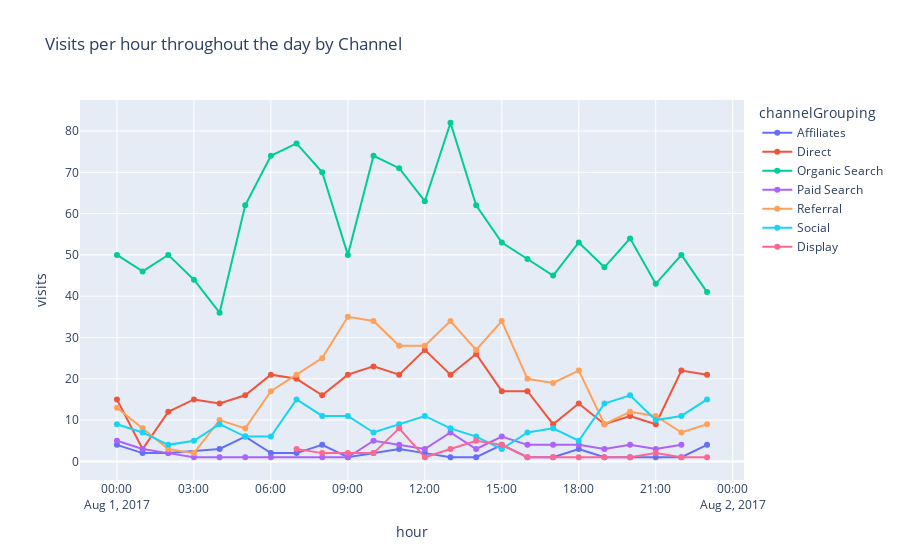

Notebook source saved alongside this figure:
### Markdown cell above
![newplot (2)](newplot%20(2).png)

### Code cell
# Initialize timezone for further conversion
df_clean['visitStartTime'] = df_clean['visitStartTime'].dt.tz_localize('utc')

# Convert the 'visitStartTime' column to the 'America/Los_Angeles' timezone
df_clean['visitStartTime'] = df_clean['visitStartTime'].dt.tz_convert('America/Los_Angeles')

# Create a new column 'hour' by extracting the hour from 'visitStartTime' and converting it to a period of type 'H' (hourly)
df_clean['hour'] = df_clean['visitStartTime'].dt.to_period('H')

# Group the data by 'hour' and 'channelGrouping', count the number of visits in each group, and reset the index to make 'visits' a column
visits_per_month = df_clean.groupby(['hour', 'channelGrouping']).size().reset_index(name='visits')

# Convert the 'hour' column to string to facilitate plotting
visits_per_month['hour'] = visits_per_month['hour'].astype(str)

# Plot the number of visits per hour throughout the day for each channel grouping using a line chart with markers
px.line(visits_per_month, x='hour', y='visits', color='channelGrouping', title='Visits per hour throughout the day by Channel', markers=True)

### Figure 1 — Plotly figure (JSON) as saved in the notebook; plotly's stock layout.template omitted (floating-point values rounded to 4 significant figures)
{"data": [{"hovertemplate": "channelGrouping=Affiliates<br>hour=%{x}<br>visits=%{y}<extra></extra>", "legendgroup": "Affiliates", "line": {"color": "#636efa", "dash": "solid"}, "marker": {"symbol": "circle"}, "mode": "markers+lines", "name": "Affiliates", "orientation": "v", "showlegend": true, "x": ["2017-08-01 00:00", "2017-08-01 01:00", "2017-08-01 02:00", "2017-08-01 04:00", "2017-08-01 05:00", "2017-08-01 06:00", "2017-08-01 07:00", "2017-08-01 08:00", "2017-08-01 09:00", "2017-08-01 10:00", "2017-08-01 11:00", "2017-08-01 12:00", "2017-08-01 13:00", "2017-08-01 14:00", "2017-08-01 15:00", "2017-08-01 16:00", "2017-08-01 17:00", "2017-08-01 18:00", "2017-08-01 19:00", "2017-08-01 20:00", "2017-08-01 21:00", "2017-08-01 22:00", "2017-08-01 23:00"], "xaxis": "x", "y": [4, 2, 2, 3, 6, 2, 2, 4, 1, 2, 3, 2, 1, 1, 4, 1, 1, 3, 1, 1, 1, 1, 4], "yaxis": "y", "type": "scatter"}, {"hovertemplate": "channelGrouping=Direct<br>hour=%{x}<br>visits=%{y}<extra></extra>", "legendgroup": "Direct", "line": {"color": "#EF553B", "dash": "solid"}, "marker": {"symbol": "circle"}, "mode": "markers+lines", "name": "Direct", "orientation": "v", "showlegend": true, "x": ["2017-08-01 00:00", "2017-08-01 01:00", "2017-08-01 02:00", "2017-08-01 03:00", "2017-08-01 04:00", "2017-08-01 05:00", "2017-08-01 06:00", "2017-08-01 07:00", "2017-08-01 08:00", "2017-08-01 09:00", "2017-08-01 10:00", "2017-08-01 11:00", "2017-08-01 12:00", "2017-08-01 13:00", "2017-08-01 14:00", "2017-08-01 15:00", "2017-08-01 16:00", "2017-08-01 17:00", "2017-08-01 18:00", "2017-08-01 19:00", "2017-08-01 20:00", "2017-08-01 21:00", "2017-08-01 22:00", "2017-08-01 23:00"], "xaxis": "x", "y": [15, 3, 12, 15, 14, 16, 21, 20, 16, 21, 23, 21, 27, 21, 26, 17, 17, 9, 14, 9, 11, 9, 22, 21], "yaxis": "y", "type": "scatter"}, {"hovertemplate": "channelGrouping=Organic Search<br>hour=%{x}<br>visits=%{y}<extra></extra>", "legendgroup": "Organic Search", "line": {"color": "#00cc96", "dash": "solid"}, "marker": {"symbol": "circle"}, "mode": "markers+lines", "name": "Organic Search", "orientation": "v", "showlegend": true, "x": ["2017-08-01 00:00", "2017-08-01 01:00", "2017-08-01 02:00", "2017-08-01 03:00", "2017-08-01 04:00", "2017-08-01 05:00", "2017-08-01 06:00", "2017-08-01 07:00", "2017-08-01 08:00", "2017-08-01 09:00", "2017-08-01 10:00", "2017-08-01 11:00", "2017-08-01 12:00", "2017-08-01 13:00", "2017-08-01 14:00", "2017-08-01 15:00", "2017-08-01 16:00", "2017-08-01 17:00", "2017-08-01 18:00", "2017-08-01 19:00", "2017-08-01 20:00", "2017-08-01 21:00", "2017-08-01 22:00", "2017-08-01 23:00"], "xaxis": "x", "y": [50, 46, 50, 44, 36, 62, 74, 77, 70, 50, 74, 71, 63, 82, 62, 53, 49, 45, 53, 47, 54, 43, 50, 41], "yaxis": "y", "type": "scatter"}, {"hovertemplate": "channelGrouping=Paid Search<br>hour=%{x}<br>visits=%{y}<extra></extra>", "legendgroup": "Paid Search", "line": {"color": "#ab63fa", "dash": "solid"}, "marker": {"symbol": "circle"}, "mode": "markers+lines", "name": "Paid Search", "orientation": "v", "showlegend": true, "x": ["2017-08-01 00:00", "2017-08-01 01:00", "2017-08-01 02:00", "2017-08-01 03:00", "2017-08-01 04:00", "2017-08-01 05:00", "2017-08-01 06:00", "2017-08-01 08:00", "2017-08-01 09:00", "2017-08-01 10:00", "2017-08-01 11:00", "2017-08-01 12:00", "2017-08-01 13:00", "2017-08-01 14:00", "2017-08-01 15:00", "2017-08-01 16:00", "2017-08-01 17:00", "2017-08-01 18:00", "2017-08-01 19:00", "2017-08-01 20:00", "2017-08-01 21:00", "2017-08-01 22:00"], "xaxis": "x", "y": [5, 3, 2, 1, 1, 1, 1, 1, 1, 5, 4, 3, 7, 3, 6, 4, 4, 4, 3, 4, 3, 4], "yaxis": "y", "type": "scatter"}, {"hovertemplate": "channelGrouping=Referral<br>hour=%{x}<br>visits=%{y}<extra></extra>", "legendgroup": "Referral", "line": {"color": "#FFA15A", "dash": "solid"}, "marker": {"symbol": "circle"}, "mode": "markers+lines", "name": "Referral", "orientation": "v", "showlegend": true, "x": ["2017-08-01 00:00", "2017-08-01 01:00", "2017-08-01 02:00", "2017-08-01 03:00", "2017-08-01 04:00", "2017-08-01 05:00", "2017-08-01 06:00", "2017-08-01 07:00", "2017-08-01 08:00", "2017-08-01 09:00", "2017-08-01 10:00", "2017-08-01 11:00", "2017-08-01 12:00", "2017-08-01 13:00", "2017-08-01 14:00", "2017-08-01 15:00", "2017-08-01 16:00", "2017-08-01 17:00", "2017-08-01 18:00", "2017-08-01 19:00", "2017-08-01 20:00", "2017-08-01 21:00", "2017-08-01 22:00", "2017-08-01 23:00"], "xaxis": "x", "y": [13, 8, 3, 2, 10, 8, 17, 21, 25, 35, 34, 28, 28, 34, 27, 34, 20, 19, 22, 9, 12, 11, 7, 9], "yaxis": "y", "type": "scatter"}, {"hovertemplate": "channelGrouping=Social<br>hour=%{x}<br>visits=%{y}<extra></extra>", "legendgroup": "Social", "line": {"color": "#19d3f3", "dash": "solid"}, "marker": {"symbol": "circle"}, "mode": "markers+lines", "name": "Social", "orientation": "v", "showlegend": true, "x": ["2017-08-01 00:00", "2017-08-01 01:00", "2017-08-01 02:00", "2017-08-01 03:00", "2017-08-01 04:00", "2017-08-01 05:00", "2017-08-01 06:00", "2017-08-01 07:00", "2017-08-01 08:00", "2017-08-01 09:00", "2017-08-01 10:00", "2017-08-01 11:00", "2017-08-01 12:00", "2017-08-01 13:00", "2017-08-01 14:00", "2017-08-01 15:00", "2017-08-01 16:00", "2017-08-01 17:00", "2017-08-01 18:00", "2017-08-01 19:00", "2017-08-01 20:00", "2017-08-01 21:00", "2017-08-01 22:00", "2017-08-01 23:00"], "xaxis": "x", "y": [9, 7, 4, 5, 9, 6, 6, 15, 11, 11, 7, 9, 11, 8, 6, 3, 7, 8, 5, 14, 16, 10, 11, 15], "yaxis": "y", "type": "scatter"}, {"hovertemplate": "channelGrouping=Display<br>hour=%{x}<br>visits=%{y}<extra></extra>", "legendgroup": "Display", "line": {"color": "#FF6692", "dash": "solid"}, "marker": {"symbol": "circle"}, "mode": "markers+lines", "name": "Display", "orientation": "v", "showlegend": true, "x": ["2017-08-01 07:00", "2017-08-01 08:00", "2017-08-01 09:00", "2017-08-01 10:00", "2017-08-01 11:00", "2017-08-01 12:00", "2017-08-01 13:00", "2017-08-01 14:00", "2017-08-01 15:00", "2017-08-01 16:00", "2017-08-01 17:00", "2017-08-01 18:00", "2017-08-01 19:00", "2017-08-01 20:00", "2017-08-01 21:00", "2017-08-01 22:00", "2017-08-01 23:00"], "xaxis": "x", "y": [3, 2, 2, 2, 8, 1, 3, 5, 4, 1, 1, 1, 1, 1, 2, 1, 1], "yaxis": "y", "type": "scatter"}], "layout": {"xaxis": {"anchor": "y", "domain": [0, 1], "title": {"text": "hour"}}, "yaxis": {"anchor": "x", "domain": [0, 1], "title": {"text": "visits"}}, "legend": {"title": {"text": "channelGrouping"}, "tracegroupgap": 0}, "title": {"text": "Visits per hour throughout the day by Channel"}}}
